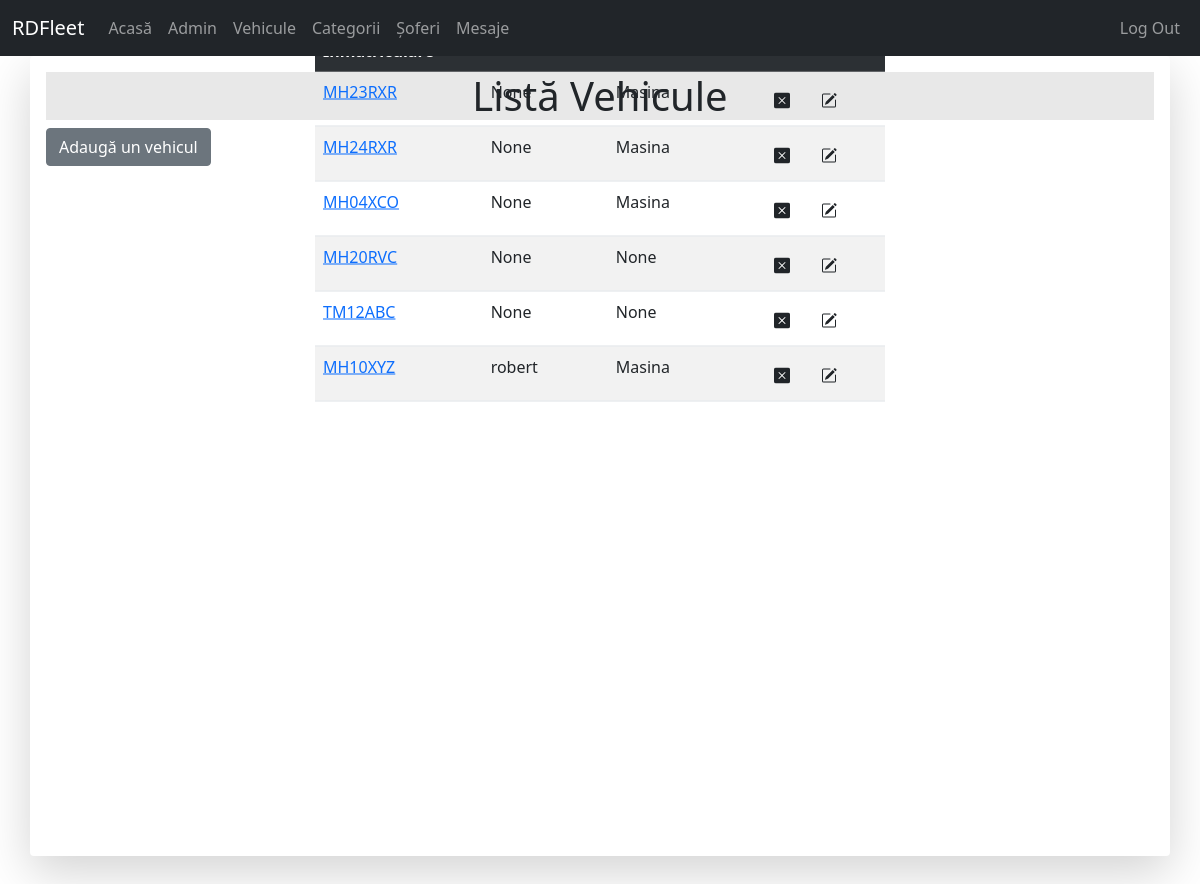
Screenshot of /vehicles/vehicle_list/ (signed in) with the database file from the repository.
### vehicles/models.py (models this page shows, shortened)
class Vehicle(models.Model):
	vehicle_plate = models.CharField(max_length = 10, unique = True, verbose_name = "Număr înmatriculare")
	vehicle_odometer = models.PositiveIntegerField(verbose_name = "Kilometraj")
	vehicle_itp = models.DateField(verbose_name = "ITP expiră la")
	vehicle_rca = models.DateField(verbose_name = "RCA expiră la")
	vehicle_last_service = models.PositiveIntegerField(verbose_name = "Ultimul service efectuat KM")
	vehicle_driver = models.ForeignKey(settings.AUTH_USER_MODEL, on_delete=models.SET_NULL, null = True, verbose_name = "Șoferul", blank = True)
	vehicle_category = models.ForeignKey(Category, on_delete=models.SET_NULL, null = True, verbose_name = "Categoria", blank = True)
	def get_absolute_url(self):
		return reverse("vehicle-detail-view", kwargs={"id":self.id})

class Category(models.Model):
	category_name = models.CharField(max_length = 50, unique = True, verbose_name = "Categorie")
	def __str__(self):
		return self.category_name

### vehicles/views.py (the view)
# urls.py: path('vehicle_list/', views.VehicleListView.as_view(), name='vehicle-list'),
class VehicleListView(View):
	template_name = 'vehicles/vehicle_list.html'
	def get_queryset(self):
		return Vehicle.objects.all()
	def get(self, request, *args, **kwargs):
		context = {'vehicle_list':self.get_queryset()}
		return render(request, self.template_name, context)

### vehicles/templates/vehicles/vehicle_list.html (shortened to what this page needs)
{% extends 'base.html' %}
{% block content %}
	<h1 style="background-color: rgb(232, 232, 232); text-align: center;">Listă Vehicule</h1>
	<div class="position-absolute start-50 translate-middle" style="top: 19.5%">
	<table class="table table-striped table-hover">
		<tr scope="row" class="table-dark">
			<th style="width: 250px;">Număr Înmatriculare</th>
			<th style="width: 250px;">Șofer</th>
			<th style="width: 250px;">Categorie</th>
			<th style="width: 250px;">Acțiuni</th>
		</tr>
		<tr scope="row">{% for vehicle in vehicle_list %}
			<td><a href="{{ vehicle.get_absolute_url }}">{{ vehicle.vehicle_plate }}</a></td>
			<td>{{ vehicle.vehicle_driver }}</td>
			<td>{{ vehicle.vehicle_category }}</td>
			<td>
				<a href="{{ vehicle.get_absolute_url }}delete" class="btn">
				</a>
				<a href="{{ vehicle.get_absolute_url}}update" class="btn">
				</a>
			</td>
		</tr>{% endfor %}
	</table>
	</div>
	<a href="{% url 'create-vehicle' %}" class='btn btn-secondary'>Adaugă un vehicul</a>
{% endblock %}

### templates/base.html (shortened to what this page needs)
<!DOCTYPE html>
<html>
<head>
{% load static %}
<link href="https://cdn.jsdelivr.net/npm/bootstrap@5.0.2/dist/css/bootstrap.min.css" rel="stylesheet">
<link rel="stylesheet" href="{% static 'style.css' %}">
</head>
<body>
{% if request.user.is_authenticated %}
  {% if request.user.is_superuser %}
    {% include 'navbar_admin.html' %}
  {% else %}
    {% include 'navbar.html' %}
  {% endif %}
  <div class="container position-relative shadow-lg p-3 mb-5 bg-body rounded" style="height: 100vh;">
    {% block content %}
    {% endblock %}
  </div>
{% endif %}
</body>
</html>

### templates/navbar_admin.html (shortened to what this page needs)
<nav class="navbar sticky-top navbar-expand-lg navbar-dark bg-dark ms-auto" style="display: flex; justify-content: flex-end;">
  <div class="container-fluid">
    <a class="navbar-brand" href="/">RDFleet</a>
    <div class="collapse navbar-collapse" id="navbarNavAltMarkup">
      <div class="navbar-nav">
        <a class="nav-link" href="{% url 'home' %}">Acasă</a>
        <a class="nav-link" href="/admin">Admin</a>
        <a class="nav-link" href="{% url 'vehicle-list' %}">Vehicule</a>
        <a class="nav-link" href="{% url 'category-list' %}">Categorii</a>
        <a class="nav-link" href="{% url 'user-list' %}">Șoferi</a>
        <a class='nav-link' href="{% url 'inbox' %}">Mesaje</a>
      </div>
      <div class="navbar-nav ms-auto">
        <a class="nav-link float-right" href="{% url 'logout' %}">Log Out</a>
      </div>
    </div>
  </div>
</nav>

### static/style.css (style rules this page uses)
body { margin:0; height: 100%; }

### rows the page displays
Vehicle: vehicle_plate "MH23RXR", vehicle_driver "None", vehicle_category "Masina"
Vehicle: vehicle_plate "MH24RXR", vehicle_driver "None", vehicle_category "Masina"
Vehicle: vehicle_plate "MH04XCO", vehicle_driver "None", vehicle_category "Masina"
Vehicle: vehicle_plate "MH20RVC", vehicle_driver "None", vehicle_category "None"
Vehicle: vehicle_plate "TM12ABC", vehicle_driver "None", vehicle_category "None"
Vehicle: vehicle_plate "MH10XYZ", vehicle_driver "robert", vehicle_category "Masina"
